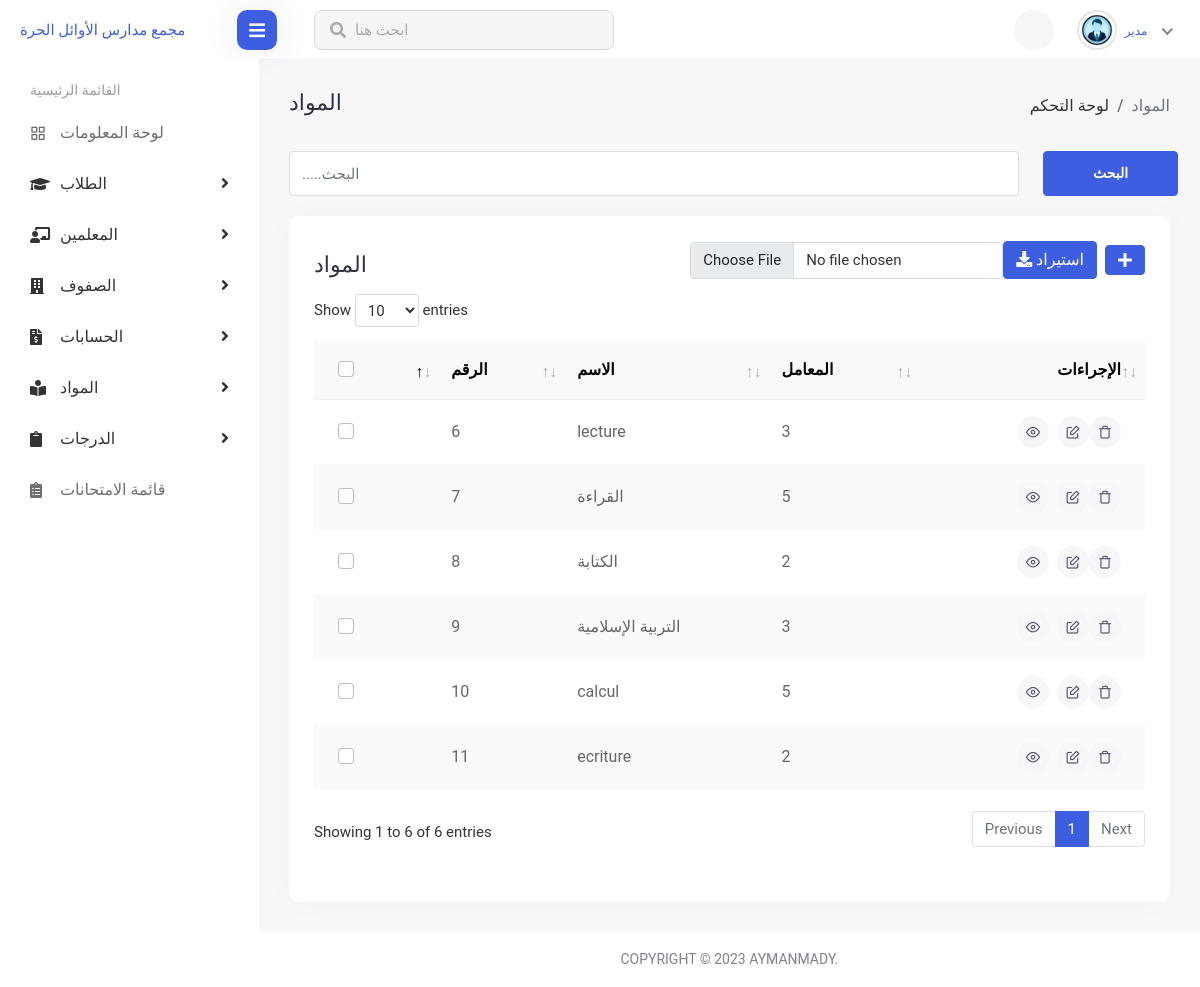
Page /matiere/ on the committed database.
### mainapp/models.py (models this page shows)
class Matiere(models.Model):
    libelle = models.CharField(max_length=50)
    coefficient = models.CharField(max_length=50)
    note_complete = models.CharField(max_length=50,blank=True)

### mainapp/views.py (the view)
# urls.py: path('matiere/', views.matiere, name="matiere"),
def matiere(request):
    all_matiere= Matiere.objects.all()
    return render(request,"matieres/index.html",{"matieres": all_matiere,"navbar":'matiere'})

### mainapp/templates/matieres/index.html (shortened to what this page needs)
{% extends 'navbar.html' %}
{% block content %}
<div class="content container-fluid">
<div class="page-header">
<div class="row align-items-center">
<div class="col">
<h3 class="page-title">المواد</h3>
<ul class="breadcrumb">
<li class="breadcrumb-item"><a href="index.html">لوحة التحكم</a></li>
<li class="breadcrumb-item active">المواد</li>
</ul>
</div>
</div>
</div>
<div class="student-group-form">
<div class="row">
<div class="col-lg-10 col-md-6">
<div class="form-group">
    <input type="text" class="form-control" id="searchInput"  placeholder=".....البحث">
</div>
</div>
<div class="col-lg-2">
<div class="search-student-btn">
<button type="btn" class="btn btn-primary">البحث</button>
</div>
</div>
</div>
</div>
<div class="row">
<div class="col-sm-12">
<div class="card card-table">
<div class="card-body">
<div class="page-header">
<div class="row align-items-center">
<div class="col">
<h3 class="page-title">المواد</h3>
</div>
    <div class="col-auto text-end float-end ms-auto download-grp">
    <div style="display: flex; align-items: center;">
        <div style="flex: 1;">
            <form  method="post" enctype="multipart/form-data" action="{% url 'import-matieres' %}">
                <div style="display: flex; align-items: center;">
                    <div>
                        <input type="file" class="form-control" name="myfile" accept=".xlsx">
                    </div>
                    <div>
                        <button type="submit" class="btn btn-outline-primary me-2"><i class="fas fa-download"></i> استيراد</button>
                    </div>
                    <div>
                        <a href="{% url 'add_matiere' %}" class="btn btn-primary"><i class="fas fa-plus"></i></a>
                    </div>
                </div>
            </form>
        </div>
    </div>
</div>
</div>
<div class="table-responsive">
<table class="table border-0 star-student table-hover table-center mb-0 datatable table-striped" id="dataTable">
<thead class="student-thread">
<tr>
<th>
<div class="form-check check-tables">
<input class="form-check-input" type="checkbox" value="something">
</div>
</th>
<th>الرقم</th>
<th>الاسم</th>
<th>المعامل</th>
<th class="text-end">الإجراءات</th>
</tr>
</thead>
<tbody>
{% for i in matieres %}
<tr>
<td>
<div class="form-check check-tables">
<input class="form-check-input" type="checkbox" value="something">
</div>
</td>
<td>{{i.id}}</td>
<td>
<h2>
<a>{{i.libelle}}</a>
</h2>
</td>
<td>{{i.coefficient}}</td>
<td class="text-end">
<div class="actions">
<a href="javascript:;" class="btn btn-sm bg-success-light me-2">
<i class="feather-eye"></i>
</a>
<a href="/edit_matiere/{{i.id}}" class="btn btn-sm bg-danger-light">
<i class="feather-edit"></i>
</a>
<a href="/delete_matiere/{{i.id}}" class="btn btn-sm bg-danger-light">
    <i class="feather-trash" ></i>
</a>
</div>
</td>
</tr>
{% endfor %}
</tbody>
</table>
</div>
</div>
</div>
</div>
</div>
</div>
{% endblock %}

### rows in the picture
Matiere: id "6", libelle "lecture", coefficient "3"
Matiere: id "7", libelle "القراءة", coefficient "5"
Matiere: id "8", libelle "الكتابة", coefficient "2"
Matiere: id "9", libelle "التربية الإسلامية", coefficient "3"
Matiere: id "10", libelle "calcul", coefficient "5"
Matiere: id "11", libelle "ecriture", coefficient "2"
